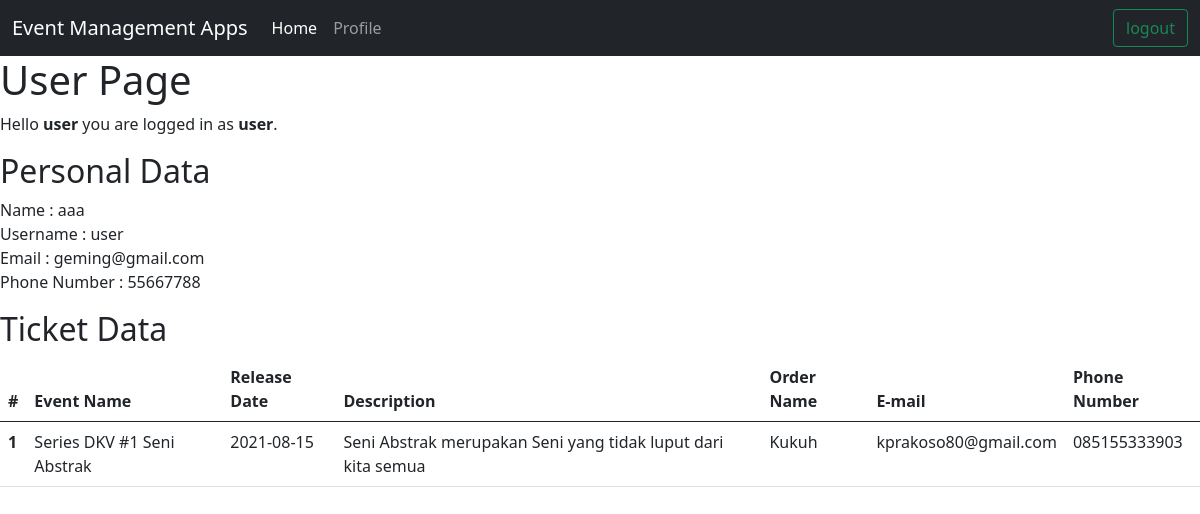
Page /user/user_ticket.php (signed in) on the committed database.
### tables this page shows
CREATE TABLE `user` (
  `id` int(11) NOT NULL,
  `nama` varchar(255) NOT NULL,
  `username` varchar(255) NOT NULL,
  `email` varchar(30) NOT NULL,
  `password` varchar(255) NOT NULL,
  `no_hp` char(13) NOT NULL,
  `level` varchar(20) NOT NULL
);

CREATE TABLE `bookingdt` (
  `id_booking` int(10) NOT NULL,
  `id_user` int(11) NOT NULL,
  `id_acara` int(6) NOT NULL,
  `nama_acara` varchar(100) NOT NULL,
  `tgl_acara` date NOT NULL,
  `desc_acara` varchar(400) NOT NULL,
  `nama` varchar(100) NOT NULL,
  `email` varchar(100) NOT NULL,
  `telp` varchar(16) NOT NULL,
  `img` blob NOT NULL
);

### user/user_ticket.php (the view, shortened to what this page needs)
<!DOCTYPE html>
<html>
<head>
<link rel="stylesheet" type="text/css" href="https://cdn.jsdelivr.net/npm/bootstrap@5.0.2/dist/css/bootstrap.min.css">
</head>
<body>
	<?php require "navbaruser.php" ?>
	<h1>User Page</h1>
	<p>Hello <b><?php echo $_SESSION['username']; ?></b> you are logged in as <b><?php echo $_SESSION['level']; ?></b>.</p>
    <h2>Personal Data</h2>
    <?php
	include '..\koneksi.php';
	$select = mysqli_query($koneksi,"SELECT * FROM user where id ='".$_SESSION['id']."'");
	while($hasil = mysqli_fetch_array($select)){
	?>
	<p> Name	: <?php echo $hasil['nama'];?><br>
        Username	: <?php echo $hasil['username'];?><br>
		Email	: <?php echo $hasil['email'];?><br>
		Phone Number	: <?php echo $hasil['no_hp'];?><br>
    </p>
	<?php }
	?>
    <h2>Ticket Data</h2>
<table class="table table">
  <thead>
    <tr>
      <th scope="col">#</th>
      <th scope="col">Event Name</th>
      <th scope="col">Release Date</th>
	  <th scope="col">Description</th>
	  <th scope="col">Order Name</th>
	  <th scope="col">E-mail</th>
	  <th scope="col">Phone Number</th>
    </tr>
  </thead>
  <?php
	include '..\koneksi.php';
	$view = mysqli_query($koneksi,"SELECT * FROM bookingdt where id_user ='".$_SESSION['id']."'");
	$x=1;
	while($hview = mysqli_fetch_array($view)){
	?>
  <tbody>
    <tr>
		<th scope="row"><?php echo $x ?></th>
			<td><?php echo $hview ['nama_acara'] ?></td>
			<td><?php echo $hview ['tgl_acara'] ?></td>
			<td><?php echo $hview ['desc_acara'] ?></td>
			<td><?php echo $hview ['nama'] ?></td>
			<td><?php echo $hview ['email'] ?></td>
			<td><?php echo $hview ['telp'] ?></td>
    </tr>
  </tbody>
  <?php $x++;}
	?>
</body>
</html>

### rows in the picture
user: nama "aaa", username "user", email "geming@gmail.com", no_hp "55667788"
bookingdt: nama_acara "Series DKV #1 Seni Abstrak", tgl_acara "2021-08-15", desc_acara "Seni Abstrak merupakan Seni yang tidak luput dari kita semua", nama "Kukuh", email "kprakoso80@gmail.com", telp "085155333903"

### other values in the picture
$_SESSION['username'] "user"
$_SESSION['level'] "user"
